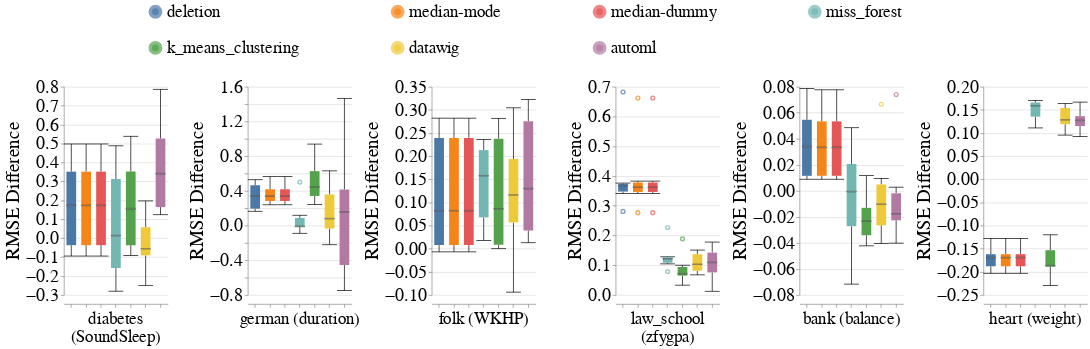

The cell this chart's notebook holds for it:
### Code cell
# Numerical
dataset_to_column_name = {
    DIABETES_DATASET: 'SoundSleep',
    GERMAN_CREDIT_DATASET: 'duration',
    ACS_INCOME_DATASET: 'WKHP',
    LAW_SCHOOL_DATASET: 'zfygpa',
    BANK_MARKETING_DATASET: 'balance',
    CARDIOVASCULAR_DISEASE_DATASET: 'weight',
}
create_box_plots_for_diff_imputers_and_datasets(train_injection_scenario='MNAR3',
                                                test_injection_scenario='MNAR3',
                                                metric_name='rmse',
                                                dataset_to_column_name=dataset_to_column_name,
                                                dataset_to_group=DATASETS_SENSITIVE_ATTRS,
                                                db_client=db_client)

### Figure 1 — Vega-Lite specification as saved in the notebook (floating-point values rounded to 4 significant figures; data arrays with more than 128 entries replaced by an {"elided": "..."} marker saying what was removed)
{"config": {"view": {"continuousWidth": 400, "continuousHeight": 300, "stroke": null}, "axis": {"labelFontSize": 26, "labelFontWeight": "normal", "titleFontSize": 28, "titleFontWeight": "normal"}, "facet": {"spacing": 15}, "header": {"labelFontSize": 24, "labelOrient": "bottom", "labelPadding": 5, "titleFontSize": 28}, "legend": {"columns": 4, "direction": "horizontal", "labelFontSize": 24, "labelLimit": 400, "orient": "top", "symbolOffset": 120, "symbolStrokeWidth": 10, "titleAnchor": "middle", "titleFontSize": 26, "titleLimit": 300}, "title": {"fontSize": 28}}, "data": {"name": "data-406cbe6fe28074ac207475440670338c"}, "mark": {"type": "boxplot", "median": {"stroke": "black", "strokeWidth": 0.7}, "ticks": true}, "encoding": {"color": {"field": "Null_Imputer_Name", "sort": ["deletion", "median-mode", "median-dummy", "miss_forest", "k_means_clustering", "datawig", "automl"], "title": null, "type": "nominal"}, "column": {"field": "Dataset_Name_With_Column", "sort": {"field": "Dataset_Sequence_Number", "order": "ascending"}, "title": null, "type": "nominal"}, "x": {"axis": {"labels": false}, "field": "Null_Imputer_Name", "sort": ["deletion", "median-mode", "median-dummy", "miss_forest", "k_means_clustering", "datawig", "automl"], "title": null, "type": "nominal"}, "y": {"field": "Rmse_Difference", "scale": {"zero": false}, "title": "RMSE Difference", "type": "quantitative"}}, "resolve": {"scale": {"y": "independent"}}, "width": 150, "$schema": "https://vega.github.io/schema/vega-lite/v4.17.0.json", "datasets": {"data-406cbe6fe28074ac207475440670338c": {"elided": "252 records"}}}
